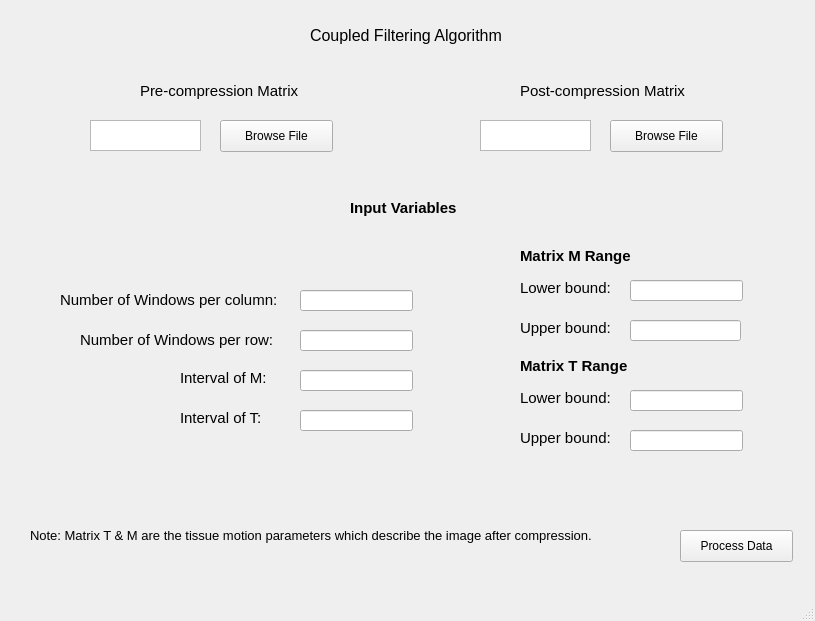
<?xml version="1.0" encoding="UTF-8"?>
<ui version="4.0">
 <class>MainWindow</class>
 <widget class="QMainWindow" name="MainWindow">
  <property name="geometry">
   <rect>
    <x>0</x>
    <y>0</y>
    <width>815</width>
    <height>621</height>
   </rect>
  </property>
  <property name="windowTitle">
   <string>MainWindow</string>
  </property>
  <widget class="QWidget" name="centralwidget">
   <widget class="QPushButton" name="PostFileBrowse">
    <property name="geometry">
     <rect>
      <x>610</x>
      <y>120</y>
      <width>113</width>
      <height>32</height>
     </rect>
    </property>
    <property name="text">
     <string>Browse File</string>
    </property>
   </widget>
   <widget class="QPushButton" name="pushButton_3">
    <property name="geometry">
     <rect>
      <x>680</x>
      <y>530</y>
      <width>113</width>
      <height>32</height>
     </rect>
    </property>
    <property name="text">
     <string>Process Data</string>
    </property>
   </widget>
   <widget class="QLabel" name="label_2">
    <property name="geometry">
     <rect>
      <x>140</x>
      <y>80</y>
      <width>211</width>
      <height>21</height>
     </rect>
    </property>
    <property name="font">
     <font>
      <pointsize>11</pointsize>
     </font>
    </property>
    <property name="text">
     <string>Pre-compression Matrix</string>
    </property>
   </widget>
   <widget class="QLineEdit" name="WinPerCol">
    <property name="geometry">
     <rect>
      <x>300</x>
      <y>290</y>
      <width>113</width>
      <height>21</height>
     </rect>
    </property>
   </widget>
   <widget class="QPushButton" name="PreFileBrowse">
    <property name="geometry">
     <rect>
      <x>220</x>
      <y>120</y>
      <width>113</width>
      <height>32</height>
     </rect>
    </property>
    <property name="text">
     <string>Browse File</string>
    </property>
   </widget>
   <widget class="QLabel" name="label">
    <property name="geometry">
     <rect>
      <x>310</x>
      <y>20</y>
      <width>201</width>
      <height>31</height>
     </rect>
    </property>
    <property name="font">
     <font>
      <pointsize>12</pointsize>
     </font>
    </property>
    <property name="text">
     <string>Coupled Filtering Algorithm</string>
    </property>
   </widget>
   <widget class="QTextBrowser" name="PreFileDisplay">
    <property name="geometry">
     <rect>
      <x>90</x>
      <y>120</y>
      <width>111</width>
      <height>31</height>
     </rect>
    </property>
   </widget>
   <widget class="QLabel" name="label_10">
    <property name="geometry">
     <rect>
      <x>30</x>
      <y>520</y>
      <width>591</width>
      <height>31</height>
     </rect>
    </property>
    <property name="font">
     <font>
      <pointsize>10</pointsize>
     </font>
    </property>
    <property name="text">
     <string>Note: Matrix T &amp; M are the tissue motion parameters which describe the image after compression.</string>
    </property>
   </widget>
   <widget class="QTextBrowser" name="PostFileDisplay">
    <property name="geometry">
     <rect>
      <x>480</x>
      <y>120</y>
      <width>111</width>
      <height>31</height>
     </rect>
    </property>
   </widget>
   <widget class="QLabel" name="label_6">
    <property name="geometry">
     <rect>
      <x>520</x>
      <y>355</y>
      <width>121</width>
      <height>21</height>
     </rect>
    </property>
    <property name="font">
     <font>
      <pointsize>11</pointsize>
      <weight>75</weight>
      <bold>true</bold>
     </font>
    </property>
    <property name="text">
     <string>Matrix T Range</string>
    </property>
   </widget>
   <widget class="QLineEdit" name="M_Step">
    <property name="geometry">
     <rect>
      <x>300</x>
      <y>370</y>
      <width>113</width>
      <height>21</height>
     </rect>
    </property>
   </widget>
   <widget class="QLabel" name="label_9">
    <property name="geometry">
     <rect>
      <x>180</x>
      <y>370</y>
      <width>121</width>
      <height>16</height>
     </rect>
    </property>
    <property name="font">
     <font>
      <pointsize>11</pointsize>
     </font>
    </property>
    <property name="text">
     <string>Interval of M:</string>
    </property>
   </widget>
   <widget class="QLabel" name="label_3">
    <property name="geometry">
     <rect>
      <x>520</x>
      <y>80</y>
      <width>201</width>
      <height>21</height>
     </rect>
    </property>
    <property name="font">
     <font>
      <pointsize>11</pointsize>
     </font>
    </property>
    <property name="text">
     <string>Post-compression Matrix</string>
    </property>
   </widget>
   <widget class="QLineEdit" name="T_Step">
    <property name="geometry">
     <rect>
      <x>300</x>
      <y>410</y>
      <width>113</width>
      <height>21</height>
     </rect>
    </property>
   </widget>
   <widget class="QLabel" name="label_5">
    <property name="geometry">
     <rect>
      <x>60</x>
      <y>290</y>
      <width>231</width>
      <height>20</height>
     </rect>
    </property>
    <property name="font">
     <font>
      <pointsize>11</pointsize>
     </font>
    </property>
    <property name="text">
     <string>Number of Windows per column:</string>
    </property>
   </widget>
   <widget class="QLineEdit" name="M_lowerbound">
    <property name="geometry">
     <rect>
      <x>630</x>
      <y>280</y>
      <width>113</width>
      <height>21</height>
     </rect>
    </property>
   </widget>
   <widget class="QLabel" name="label_8">
    <property name="geometry">
     <rect>
      <x>180</x>
      <y>410</y>
      <width>121</width>
      <height>16</height>
     </rect>
    </property>
    <property name="font">
     <font>
      <pointsize>11</pointsize>
     </font>
    </property>
    <property name="text">
     <string>Interval of T:</string>
    </property>
   </widget>
   <widget class="QLabel" name="label_4">
    <property name="geometry">
     <rect>
      <x>350</x>
      <y>200</y>
      <width>171</width>
      <height>16</height>
     </rect>
    </property>
    <property name="font">
     <font>
      <pointsize>11</pointsize>
      <weight>75</weight>
      <bold>true</bold>
     </font>
    </property>
    <property name="text">
     <string>Input Variables</string>
    </property>
   </widget>
   <widget class="QLineEdit" name="M_upperbound">
    <property name="geometry">
     <rect>
      <x>630</x>
      <y>320</y>
      <width>111</width>
      <height>21</height>
     </rect>
    </property>
   </widget>
   <widget class="QLabel" name="label_7">
    <property name="geometry">
     <rect>
      <x>520</x>
      <y>245</y>
      <width>131</width>
      <height>21</height>
     </rect>
    </property>
    <property name="font">
     <font>
      <pointsize>11</pointsize>
      <weight>75</weight>
      <bold>true</bold>
     </font>
    </property>
    <property name="text">
     <string>Matrix M Range</string>
    </property>
   </widget>
   <widget class="QLabel" name="label_11">
    <property name="geometry">
     <rect>
      <x>80</x>
      <y>330</y>
      <width>211</width>
      <height>20</height>
     </rect>
    </property>
    <property name="font">
     <font>
      <pointsize>11</pointsize>
     </font>
    </property>
    <property name="text">
     <string>Number of Windows per row:</string>
    </property>
   </widget>
   <widget class="QLineEdit" name="WinPerRow">
    <property name="geometry">
     <rect>
      <x>300</x>
      <y>330</y>
      <width>113</width>
      <height>21</height>
     </rect>
    </property>
   </widget>
   <widget class="QLabel" name="label_12">
    <property name="geometry">
     <rect>
      <x>520</x>
      <y>280</y>
      <width>101</width>
      <height>16</height>
     </rect>
    </property>
    <property name="font">
     <font>
      <pointsize>11</pointsize>
     </font>
    </property>
    <property name="text">
     <string>Lower bound:</string>
    </property>
   </widget>
   <widget class="QLabel" name="label_13">
    <property name="geometry">
     <rect>
      <x>520</x>
      <y>320</y>
      <width>101</width>
      <height>16</height>
     </rect>
    </property>
    <property name="font">
     <font>
      <pointsize>11</pointsize>
     </font>
    </property>
    <property name="text">
     <string>Upper bound:</string>
    </property>
   </widget>
   <widget class="QLabel" name="label_14">
    <property name="geometry">
     <rect>
      <x>520</x>
      <y>390</y>
      <width>101</width>
      <height>16</height>
     </rect>
    </property>
    <property name="font">
     <font>
      <pointsize>11</pointsize>
     </font>
    </property>
    <property name="text">
     <string>Lower bound:</string>
    </property>
   </widget>
   <widget class="QLineEdit" name="T_lowerbound">
    <property name="geometry">
     <rect>
      <x>630</x>
      <y>390</y>
      <width>113</width>
      <height>21</height>
     </rect>
    </property>
   </widget>
   <widget class="QLineEdit" name="T_upperbound">
    <property name="geometry">
     <rect>
      <x>630</x>
      <y>430</y>
      <width>113</width>
      <height>21</height>
     </rect>
    </property>
   </widget>
   <widget class="QLabel" name="label_15">
    <property name="geometry">
     <rect>
      <x>520</x>
      <y>430</y>
      <width>101</width>
      <height>16</height>
     </rect>
    </property>
    <property name="font">
     <font>
      <pointsize>11</pointsize>
     </font>
    </property>
    <property name="text">
     <string>Upper bound:</string>
    </property>
   </widget>
  </widget>
  <widget class="QMenuBar" name="menubar">
   <property name="geometry">
    <rect>
     <x>0</x>
     <y>0</y>
     <width>815</width>
     <height>21</height>
    </rect>
   </property>
  </widget>
  <widget class="QStatusBar" name="statusbar"/>
 </widget>
 <resources/>
 <connections/>
</ui>
